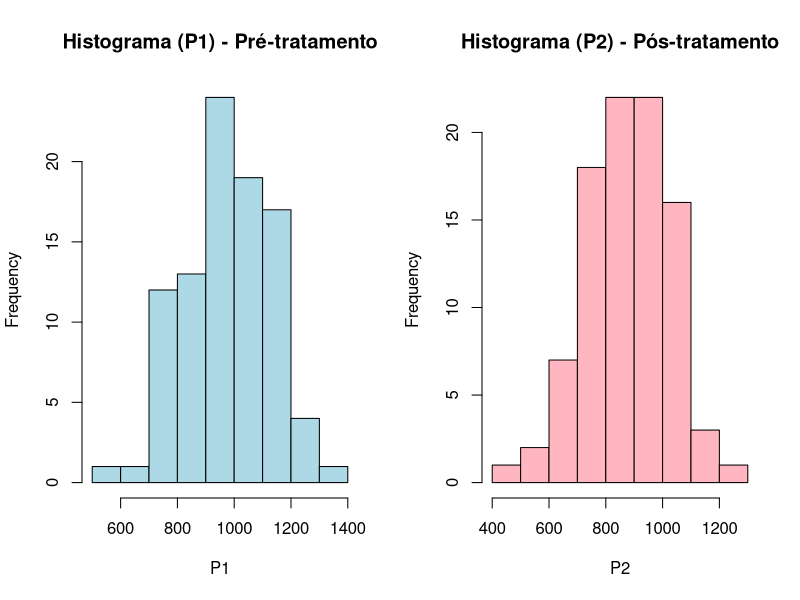
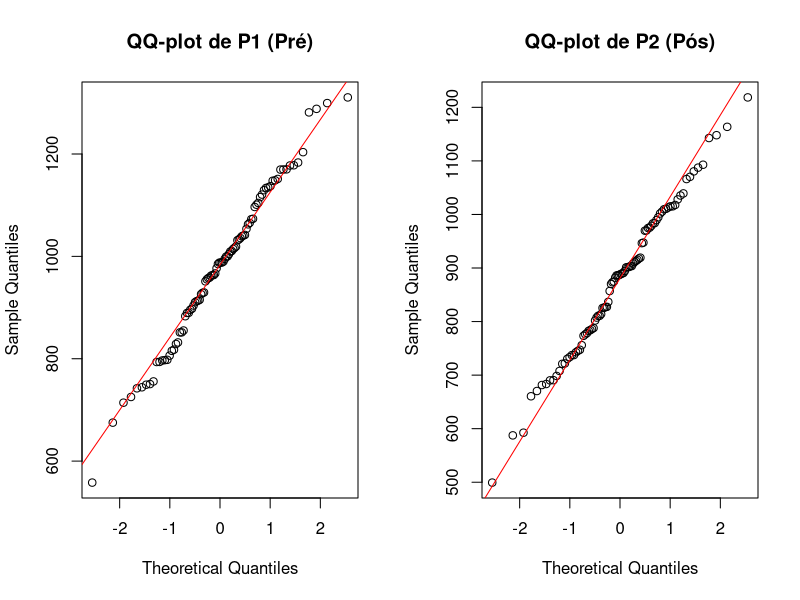
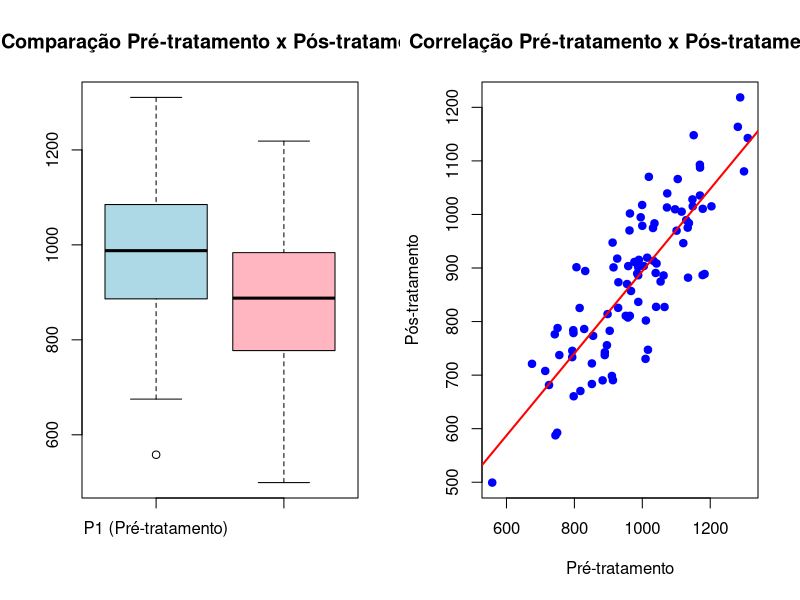

Reproduce these figures in R, in order.
##################################################
# Dados de microbiota pré e pós exposição ao antibiótico ATB1329A e placebo.
# P1 = Primeira análise populacional de microbiota
# P2 = Segunda análise populacional de microbiota (3 meses após a primeira analise)
##################################################

# Cenário 1 - Comparação Temporal - Geral

# Reprodutibilidade
set.seed(129) 

# --- Tamanho amostral ---
n <- 92 

# --- Gerar o P1 --- # Pré-tratamento
media1 <- 1000       
sd1 <- 150           
P1 <- rnorm(n, mean = media1, sd = sd1)

# --- Gerar o P2 --- # Pós-tratamento
b0 <- 100 
b1 <- 0.8        
sd2 <- 80        
P2 <- b0 + b1*P1 + rnorm(n, mean = 0, sd = sd2)

# --- Gerar o Data frame ---
dados <- data.frame(P1, P2)
head(dados)
tail(dados)
str(dados)
names(dados)
summary(dados[,1:2])

# --- Realizar a estatística descritiva ---
library(psych)
describe(dados$P1)
describe(dados$P2)

# --- Visualização da distribuição ---
par(mfrow=c(1,2))
hist(dados$P1, 
     main="Histograma (P1) - Pré-tratamento",
     xlab="P1", col="lightblue", border="black")

hist(dados$P2, 
     main="Histograma (P2) - Pós-tratamento",
     xlab="P2", col="lightpink", border="black")

par(mfrow=c(1,2))
qqnorm(dados$P1, main="QQ-plot de P1 (Pré)")
qqline(dados$P1, col="red")

qqnorm(dados$P2, main="QQ-plot de P2 (Pós)")
qqline(dados$P2, col="red")

# --- Avaliar a normalidade ---
shapiro.test(dados$P1)  # Teste de Shapiro-Wilk para normalidade P1
shapiro.test(dados$P2)  # Teste de Shapiro-Wilk para normalidade P2

# p > 0.05 sugere normalidade

# --- Realizar o teste paramétrico (t de Student pareado) ---
t.test(dados$P2, dados$P1, paired = TRUE)

# --- Ajustar o modelo de regressão ---
modelo <- lm(P2 ~ P1, data = dados)
summary(modelo)

# --- Gerar o Boxplot ---
boxplot(P1, P2,
        names = c("P1 (Pré-tratamento)", "P2 (Pós-tratamento)"),
        col = c("lightblue", "lightpink"),
        main="Comparação Pré-tratamento x Pós-tratamento")

# --- Gerar o Scatter plot ---
plot(dados$P1, dados$P2,
     xlab="Pré-tratamento",
     ylab="Pós-tratamento",
     main="Correlação Pré-tratamento x Pós-tratamento",
     pch=19, col="blue")
abline(lm(P2 ~ P1, data=dados), col="red", lwd=2)
